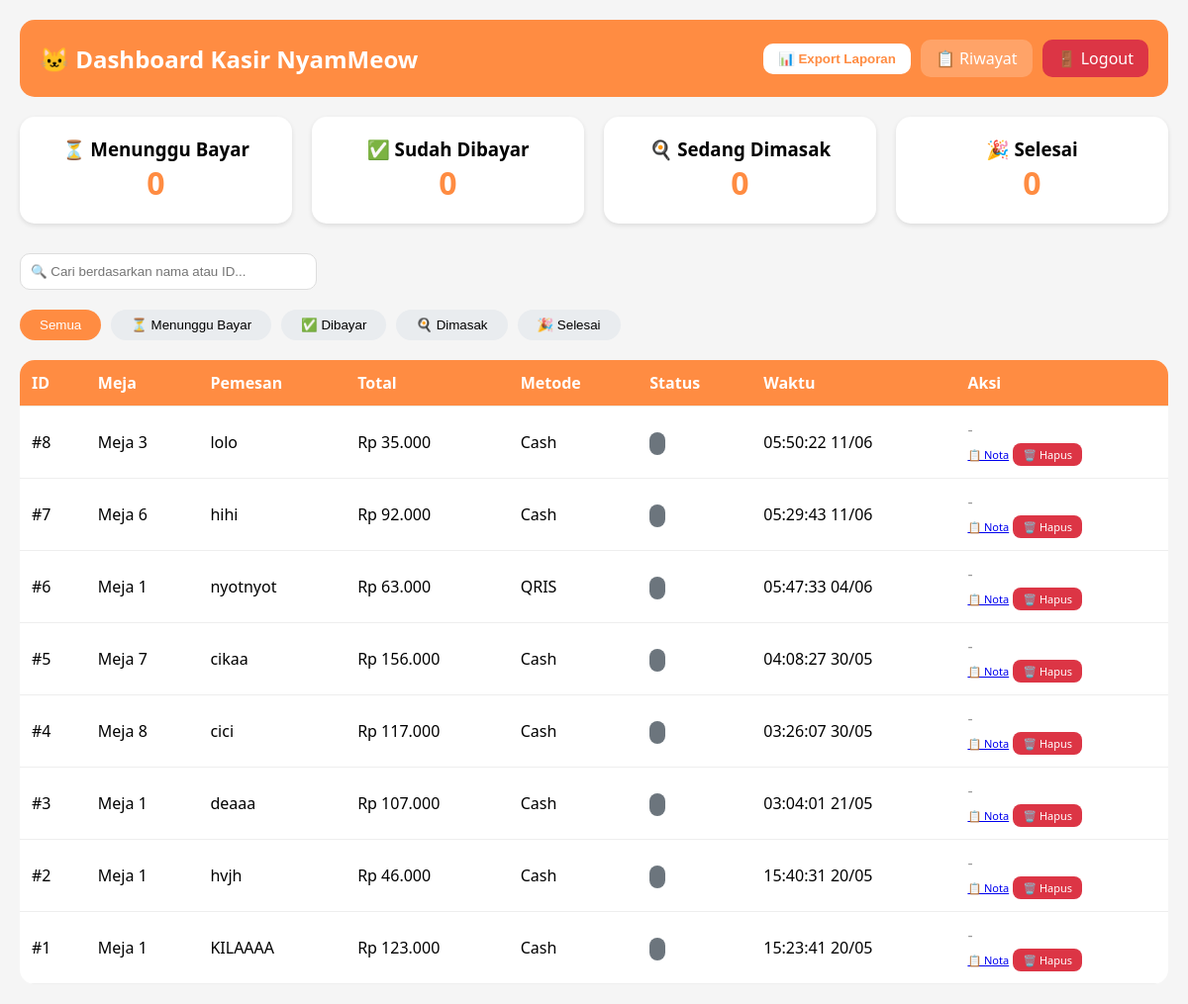
The page /admin/index.php (signed in) on the database its author committed.
### tables this page shows
CREATE TABLE `pesanan` (
  `id` int(11) NOT NULL,
  `no_meja` int(11) NOT NULL,
  `nama_pemesan` varchar(100) NOT NULL,
  `total_harga` int(11) NOT NULL,
  `status` enum('Menunggu Pembayaran','Dibayar','Sedang Dimasak','Selesai') DEFAULT 'Menunggu Pembayaran',
  `catatan` text DEFAULT NULL,
  `tanggal_pesan` timestamp NOT NULL DEFAULT current_timestamp(),
  `metode_pembayaran` varchar(50) DEFAULT 'Cash',
  `waktu_dibayar` datetime DEFAULT NULL
);

### admin/index.php (the view, shortened to what this page needs)
<?php
include '../config/db.php';
?>
<!DOCTYPE html>
<html lang="id">
<head>
</head>
<body>
<div class="container">
    <div class="header">
        <h2>🐱 Dashboard Kasir NyamMeow</h2>
        <div style="display: flex; gap: 10px; align-items: center;">
            <div class="dropdown">
                <button onclick="toggleDropdown()" style="background: white; color: #FF8C42; border: none; padding: 8px 15px; border-radius: 10px; cursor: pointer; font-weight: bold;">
                    📊 Export Laporan
                </button>
            </div>
            <a href="riwayat.php" style="color: white; text-decoration: none; padding: 8px 15px; background: rgba(255,255,255,0.2); border-radius: 10px;">
                📋 Riwayat
            </a>
            <a href="logout.php" class="logout">🚪 Logout</a>
        </div>
    </div>
    <?php
    $menunggu = $conn->query("SELECT COUNT(*) as count FROM pesanan WHERE status = 'Menunggu Pembayaran'")->fetch_assoc()['count'];
    $dibayar = $conn->query("SELECT COUNT(*) as count FROM pesanan WHERE status = 'Dibayar'")->fetch_assoc()['count'];
    $masak = $conn->query("SELECT COUNT(*) as count FROM pesanan WHERE status = 'Sedang Dimasak'")->fetch_assoc()['count'];
    $selesai = $conn->query("SELECT COUNT(*) as count FROM pesanan WHERE status = 'Selesai'")->fetch_assoc()['count'];
    ?>
    <div class="stats">
        <div class="stat-card"><h3>⏳ Menunggu Bayar</h3><div class="stat-number"><?= $menunggu ?></div></div>
        <div class="stat-card"><h3>✅ Sudah Dibayar</h3><div class="stat-number"><?= $dibayar ?></div></div>
        <div class="stat-card"><h3>🍳 Sedang Dimasak</h3><div class="stat-number"><?= $masak ?></div></div>
        <div class="stat-card"><h3>🎉 Selesai</h3><div class="stat-number"><?= $selesai ?></div></div>
    </div>
    <div class="search-box">
        <input type="text" id="search" placeholder="🔍 Cari berdasarkan nama atau ID..." onkeyup="cariPesanan()">
    </div>
    <div class="filter">
        <button class="filter-btn active" data-filter="all">Semua</button>
        <button class="filter-btn" data-filter="Menunggu Pembayaran">⏳ Menunggu Bayar</button>
        <button class="filter-btn" data-filter="Dibayar">✅ Dibayar</button>
        <button class="filter-btn" data-filter="Sedang Dimasak">🍳 Dimasak</button>
        <button class="filter-btn" data-filter="Selesai">🎉 Selesai</button>
    </div>
    <table id="tabelPesanan">
        <thead>
            <tr><th>ID</th><th>Meja</th><th>Pemesan</th><th>Total</th><th>Metode</th><th>Status</th><th>Waktu</th><th>Aksi</th></tr>
        </thead>
        <tbody>
            <?php
            $pesanan = $conn->query("SELECT * FROM pesanan ORDER BY FIELD(status, 'Menunggu Pembayaran', 'Dibayar', 'Sedang Dimasak', 'Selesai'), tanggal_pesan DESC");
            if ($pesanan && $pesanan->num_rows > 0):
                while($row = $pesanan->fetch_assoc()):
                    $status_class = '';
                    if($row['status'] == 'Menunggu Pembayaran') $status_class = 'status-menunggu';
                    elseif($row['status'] == 'Dibayar') $status_class = 'status-dibayar';
                    elseif($row['status'] == 'Sedang Dimasak') $status_class = 'status-masak';
                    else $status_class = 'status-selesai';
            ?>
            <tr data-status="<?= $row['status'] ?>">
                <td>#<?= $row['id'] ?></td>
                <td>Meja <?= $row['no_meja'] ?></td>
                <td><?= htmlspecialchars($row['nama_pemesan']) ?></td>
                <td>Rp <?= number_format($row['total_harga'], 0, ',', '.') ?></td>
                <td><?= $row['metode_pembayaran'] ?? 'Cash' ?></td>
                <td><span class="<?= $status_class ?>"><?= $row['status'] ?></span></td>
                <td><?= date('H:i:s d/m', strtotime($row['tanggal_pesan'])) ?></td>
                <td>
                    <?php if($row['status'] == 'Menunggu Pembayaran'): ?>
                        <a href="update_status.php?id=<?= $row['id'] ?>&status=Dibayar" class="btn-status btn-bayar">💰 Konfirmasi Bayar</a>
                    <?php elseif($row['status'] == 'Dibayar'): ?>
                        <a href="update_status.php?id=<?= $row['id'] ?>&status=Sedang Dimasak" class="btn-status btn-masak">🍳 Proses Masak</a>
                    <?php elseif($row['status'] == 'Sedang Dimasak'): ?>
                        <a href="update_status.php?id=<?= $row['id'] ?>&status=Selesai" class="btn-status btn-selesai">✅ Selesai</a>
                    <?php else: ?>
                        <span style="color:#999;">-</span>
                    <?php endif; ?>
                    <br>
                    <a href="../nota_pesanan.php?id=<?= $row['id'] ?>" style="font-size: 11px;">📋 Nota</a>
                    <a href="index.php?confirm_delete=<?= $row['id'] ?>" class="btn-hapus" onclick="return confirm('Yakin hapus pesanan #<?= $row['id'] ?>?')">🗑️ Hapus</a>
                </td>
            </tr>
            <?php
                endwhile;
            endif; ?>
        </tbody>
    </table>
</div>
</body>
</html>

### admin/index.php (style rules this page uses)
* { margin: 0; padding: 0; box-sizing: border-box; }
body { font-family: 'Segoe UI', sans-serif; background: #f5f5f5; padding: 20px; }
.container { max-width: 1400px; margin: 0 auto; }
.header { background: #FF8C42; color: white; padding: 20px; border-radius: 15px; margin-bottom: 20px; display: flex; justify-content: space-between; align-items: center; }
.logout { background: #dc3545; color: white; padding: 8px 15px; border-radius: 10px; text-decoration: none; }
.stats { display: grid; grid-template-columns: repeat(4, 1fr); gap: 20px; margin-bottom: 30px; }
.stat-card { background: white; padding: 20px; border-radius: 15px; text-align: center; box-shadow: 0 2px 5px rgba(0,0,0,0.1); }
.stat-number { font-size: 32px; font-weight: bold; color: #FF8C42; }
table { width: 100%; background: white; border-radius: 15px; overflow: hidden; border-collapse: collapse; }
th, td { padding: 12px; text-align: left; border-bottom: 1px solid #eee; }
th { background: #FF8C42; color: white; }
.filter { margin-bottom: 20px; display: flex; gap: 10px; flex-wrap: wrap; }
.filter-btn { padding: 8px 20px; border: none; border-radius: 20px; cursor: pointer; background: #e9ecef; }
.filter-btn.active { background: #FF8C42; color: white; }
.status-selesai { background: #6c757d; color: white; padding: 4px 8px; border-radius: 10px; font-size: 11px; }
.search-box { margin-bottom: 20px; }
.search-box input { padding: 10px; width: 300px; border-radius: 10px; border: 1px solid #ddd; }
.btn-hapus { background: #dc3545; color: white; padding: 4px 10px; border: none; border-radius: 8px; cursor: pointer; font-size: 11px; text-decoration: none; display: inline-block; margin-top: 3px; }
.dropdown { position: relative; display: inline-block; }

### rows shown on the page
pesanan: id "8", no_meja "3", nama_pemesan "lolo", total_harga "35.000", metode_pembayaran "Cash", tanggal_pesan "05:50:22 11/06"
pesanan: id "7", no_meja "6", nama_pemesan "hihi", total_harga "92.000", metode_pembayaran "Cash", tanggal_pesan "05:29:43 11/06"
pesanan: id "6", no_meja "1", nama_pemesan "nyotnyot", total_harga "63.000", metode_pembayaran "QRIS", tanggal_pesan "05:47:33 04/06"
pesanan: id "5", no_meja "7", nama_pemesan "cikaa", total_harga "156.000", metode_pembayaran "Cash", tanggal_pesan "04:08:27 30/05"
pesanan: id "4", no_meja "8", nama_pemesan "cici", total_harga "117.000", metode_pembayaran "Cash", tanggal_pesan "03:26:07 30/05"
pesanan: id "3", no_meja "1", nama_pemesan "deaaa", total_harga "107.000", metode_pembayaran "Cash", tanggal_pesan "03:04:01 21/05"
pesanan: id "2", no_meja "1", nama_pemesan "hvjh", total_harga "46.000", metode_pembayaran "Cash", tanggal_pesan "15:40:31 20/05"
pesanan: id "1", no_meja "1", nama_pemesan "KILAAAA", total_harga "123.000", metode_pembayaran "Cash", tanggal_pesan "15:23:41 20/05"

### other values the page prints
$menunggu "0"
$dibayar "0"
$masak "0"
$selesai "0"
